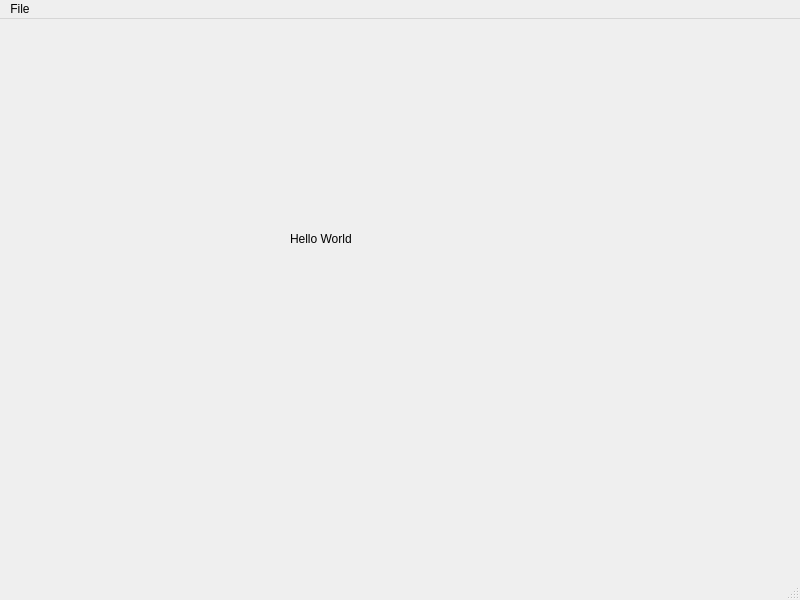
<?xml version="1.0" encoding="UTF-8"?>
<ui version="4.0">
 <class>MainWindow</class>
 <widget class="QMainWindow" name="MainWindow">
  <property name="geometry">
   <rect>
    <x>0</x>
    <y>0</y>
    <width>800</width>
    <height>600</height>
   </rect>
  </property>
  <property name="windowTitle">
   <string>MainWindow</string>
  </property>
  <widget class="QWidget" name="centralwidget">
   <widget class="QLabel" name="label">
    <property name="geometry">
     <rect>
      <x>290</x>
      <y>210</y>
      <width>151</width>
      <height>20</height>
     </rect>
    </property>
    <property name="text">
     <string>Hello World</string>
    </property>
   </widget>
  </widget>
  <widget class="QMenuBar" name="menubar">
   <property name="geometry">
    <rect>
     <x>0</x>
     <y>0</y>
     <width>800</width>
     <height>21</height>
    </rect>
   </property>
   <widget class="QMenu" name="menuFile">
    <property name="title">
     <string>File</string>
    </property>
   </widget>
   <addaction name="menuFile"/>
  </widget>
  <widget class="QStatusBar" name="statusbar"/>
 </widget>
 <resources/>
 <connections/>
</ui>
